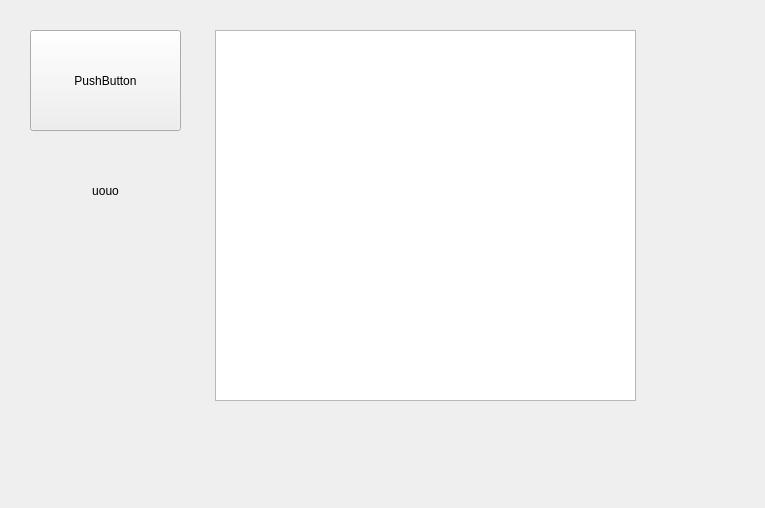
<?xml version="1.0" encoding="UTF-8"?>
<ui version="4.0">
 <class>MainWindow</class>
 <widget class="QMainWindow" name="MainWindow">
  <property name="geometry">
   <rect>
    <x>0</x>
    <y>0</y>
    <width>765</width>
    <height>508</height>
   </rect>
  </property>
  <property name="windowTitle">
   <string>MainWindow</string>
  </property>
  <widget class="QWidget" name="centralwidget">
   <widget class="QPushButton" name="pushButton">
    <property name="geometry">
     <rect>
      <x>30</x>
      <y>30</y>
      <width>151</width>
      <height>101</height>
     </rect>
    </property>
    <property name="text">
     <string>PushButton</string>
    </property>
   </widget>
   <widget class="QToolButton" name="toolButton">
    <property name="geometry">
     <rect>
      <x>30</x>
      <y>140</y>
      <width>151</width>
      <height>101</height>
     </rect>
    </property>
    <property name="text">
     <string>uouo</string>
    </property>
    <property name="toolButtonStyle">
     <enum>Qt::ToolButtonTextBesideIcon</enum>
    </property>
    <property name="autoRaise">
     <bool>true</bool>
    </property>
   </widget>
   <widget class="QListWidget" name="listWidget">
    <property name="geometry">
     <rect>
      <x>215</x>
      <y>30</y>
      <width>421</width>
      <height>371</height>
     </rect>
    </property>
   </widget>
  </widget>
 </widget>
 <resources/>
 <connections/>
</ui>
